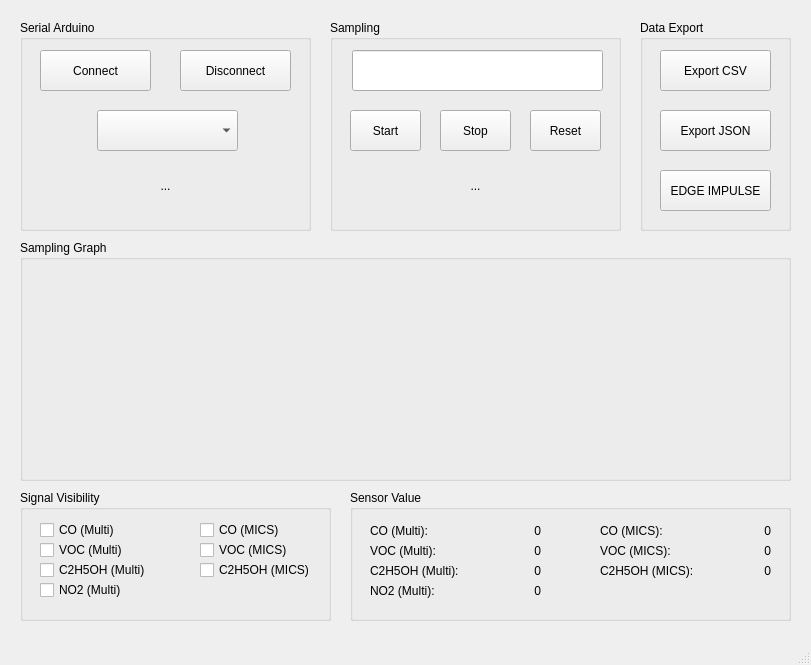
<?xml version="1.0" encoding="UTF-8"?>
<ui version="4.0">
 <class>MainWindow</class>
 <widget class="QMainWindow" name="MainWindow">
  <property name="geometry">
   <rect>
    <x>0</x>
    <y>0</y>
    <width>811</width>
    <height>665</height>
   </rect>
  </property>
  <property name="windowTitle">
   <string>MainWindow</string>
  </property>
  <widget class="QWidget" name="centralwidget">
   <widget class="QGroupBox" name="groupBox">
    <property name="geometry">
     <rect>
      <x>20</x>
      <y>20</y>
      <width>291</width>
      <height>211</height>
     </rect>
    </property>
    <property name="title">
     <string>Serial Arduino</string>
    </property>
    <widget class="QPushButton" name="btnConnect">
     <property name="geometry">
      <rect>
       <x>20</x>
       <y>30</y>
       <width>111</width>
       <height>41</height>
      </rect>
     </property>
     <property name="text">
      <string>Connect</string>
     </property>
    </widget>
    <widget class="QPushButton" name="btnDisconnect">
     <property name="geometry">
      <rect>
       <x>160</x>
       <y>30</y>
       <width>111</width>
       <height>41</height>
      </rect>
     </property>
     <property name="text">
      <string>Disconnect</string>
     </property>
    </widget>
    <widget class="QLabel" name="lblStatusSerial">
     <property name="geometry">
      <rect>
       <x>20</x>
       <y>150</y>
       <width>251</width>
       <height>31</height>
      </rect>
     </property>
     <property name="text">
      <string>...</string>
     </property>
     <property name="alignment">
      <set>Qt::AlignCenter</set>
     </property>
    </widget>
    <widget class="QComboBox" name="comboBoxPort">
     <property name="geometry">
      <rect>
       <x>77</x>
       <y>90</y>
       <width>141</width>
       <height>41</height>
      </rect>
     </property>
    </widget>
   </widget>
   <widget class="QGroupBox" name="groupBox_2">
    <property name="geometry">
     <rect>
      <x>330</x>
      <y>20</y>
      <width>291</width>
      <height>211</height>
     </rect>
    </property>
    <property name="title">
     <string>Sampling</string>
    </property>
    <widget class="QPushButton" name="btnStart">
     <property name="geometry">
      <rect>
       <x>20</x>
       <y>90</y>
       <width>71</width>
       <height>41</height>
      </rect>
     </property>
     <property name="text">
      <string>Start</string>
     </property>
    </widget>
    <widget class="QPushButton" name="btnStop">
     <property name="geometry">
      <rect>
       <x>110</x>
       <y>90</y>
       <width>71</width>
       <height>41</height>
      </rect>
     </property>
     <property name="text">
      <string>Stop</string>
     </property>
    </widget>
    <widget class="QLabel" name="lblStatusSampling">
     <property name="geometry">
      <rect>
       <x>20</x>
       <y>150</y>
       <width>251</width>
       <height>31</height>
      </rect>
     </property>
     <property name="text">
      <string>...</string>
     </property>
     <property name="alignment">
      <set>Qt::AlignCenter</set>
     </property>
    </widget>
    <widget class="QLineEdit" name="sampleName">
     <property name="geometry">
      <rect>
       <x>22</x>
       <y>30</y>
       <width>251</width>
       <height>41</height>
      </rect>
     </property>
     <property name="text">
      <string/>
     </property>
    </widget>
    <widget class="QPushButton" name="btnReset">
     <property name="geometry">
      <rect>
       <x>200</x>
       <y>90</y>
       <width>71</width>
       <height>41</height>
      </rect>
     </property>
     <property name="text">
      <string>Reset</string>
     </property>
    </widget>
   </widget>
   <widget class="QGroupBox" name="groupBox_3">
    <property name="geometry">
     <rect>
      <x>640</x>
      <y>20</y>
      <width>151</width>
      <height>211</height>
     </rect>
    </property>
    <property name="title">
     <string>Data Export</string>
    </property>
    <widget class="QPushButton" name="btnExportCSV">
     <property name="geometry">
      <rect>
       <x>20</x>
       <y>30</y>
       <width>111</width>
       <height>41</height>
      </rect>
     </property>
     <property name="text">
      <string>Export CSV</string>
     </property>
    </widget>
    <widget class="QPushButton" name="btnExportJSON">
     <property name="geometry">
      <rect>
       <x>20</x>
       <y>90</y>
       <width>111</width>
       <height>41</height>
      </rect>
     </property>
     <property name="text">
      <string>Export JSON</string>
     </property>
    </widget>
    <widget class="QPushButton" name="btnExportEI">
     <property name="geometry">
      <rect>
       <x>20</x>
       <y>150</y>
       <width>111</width>
       <height>41</height>
      </rect>
     </property>
     <property name="text">
      <string>EDGE IMPULSE</string>
     </property>
    </widget>
   </widget>
   <widget class="QGroupBox" name="groupBox_4">
    <property name="geometry">
     <rect>
      <x>20</x>
      <y>240</y>
      <width>771</width>
      <height>241</height>
     </rect>
    </property>
    <property name="title">
     <string>Sampling Graph</string>
    </property>
    <widget class="PlotWidget" name="plotWidget" native="true">
     <property name="geometry">
      <rect>
       <x>10</x>
       <y>20</y>
       <width>751</width>
       <height>211</height>
      </rect>
     </property>
    </widget>
   </widget>
   <widget class="QGroupBox" name="groupBox_5">
    <property name="geometry">
     <rect>
      <x>20</x>
      <y>490</y>
      <width>311</width>
      <height>131</height>
     </rect>
    </property>
    <property name="title">
     <string>Signal Visibility</string>
    </property>
    <widget class="QCheckBox" name="checkBox_9">
     <property name="geometry">
      <rect>
       <x>20</x>
       <y>70</y>
       <width>111</width>
       <height>20</height>
      </rect>
     </property>
     <property name="text">
      <string>C2H5OH (Multi)</string>
     </property>
    </widget>
    <widget class="QCheckBox" name="checkBox_8">
     <property name="geometry">
      <rect>
       <x>20</x>
       <y>50</y>
       <width>91</width>
       <height>20</height>
      </rect>
     </property>
     <property name="text">
      <string>VOC (Multi)</string>
     </property>
    </widget>
    <widget class="QCheckBox" name="checkBox_7">
     <property name="geometry">
      <rect>
       <x>20</x>
       <y>90</y>
       <width>91</width>
       <height>20</height>
      </rect>
     </property>
     <property name="text">
      <string>NO2 (Multi)</string>
     </property>
    </widget>
    <widget class="QCheckBox" name="checkBox_6">
     <property name="geometry">
      <rect>
       <x>20</x>
       <y>30</y>
       <width>81</width>
       <height>20</height>
      </rect>
     </property>
     <property name="text">
      <string>CO (Multi)</string>
     </property>
    </widget>
    <widget class="QCheckBox" name="checkBox">
     <property name="geometry">
      <rect>
       <x>180</x>
       <y>30</y>
       <width>81</width>
       <height>20</height>
      </rect>
     </property>
     <property name="text">
      <string>CO (MICS)</string>
     </property>
    </widget>
    <widget class="QCheckBox" name="checkBox_2">
     <property name="geometry">
      <rect>
       <x>180</x>
       <y>50</y>
       <width>91</width>
       <height>20</height>
      </rect>
     </property>
     <property name="text">
      <string>VOC (MICS)</string>
     </property>
    </widget>
    <widget class="QCheckBox" name="checkBox_3">
     <property name="geometry">
      <rect>
       <x>180</x>
       <y>70</y>
       <width>111</width>
       <height>20</height>
      </rect>
     </property>
     <property name="text">
      <string>C2H5OH (MICS)</string>
     </property>
    </widget>
   </widget>
   <widget class="QGroupBox" name="groupBox_6">
    <property name="geometry">
     <rect>
      <x>350</x>
      <y>490</y>
      <width>441</width>
      <height>131</height>
     </rect>
    </property>
    <property name="title">
     <string>Sensor Value</string>
    </property>
    <widget class="QWidget" name="verticalLayoutWidget">
     <property name="geometry">
      <rect>
       <x>250</x>
       <y>30</y>
       <width>71</width>
       <height>21</height>
      </rect>
     </property>
     <layout class="QVBoxLayout" name="verticalLayout">
      <item>
       <widget class="QLabel" name="CO_mics">
        <property name="text">
         <string>CO (MICS):</string>
        </property>
       </widget>
      </item>
     </layout>
    </widget>
    <widget class="QWidget" name="verticalLayoutWidget_2">
     <property name="geometry">
      <rect>
       <x>360</x>
       <y>30</y>
       <width>61</width>
       <height>21</height>
      </rect>
     </property>
     <layout class="QVBoxLayout" name="verticalLayout_2">
      <item>
       <widget class="QLabel" name="Value_CO_mics">
        <property name="text">
         <string>0</string>
        </property>
        <property name="alignment">
         <set>Qt::AlignRight|Qt::AlignTrailing|Qt::AlignVCenter</set>
        </property>
       </widget>
      </item>
     </layout>
    </widget>
    <widget class="QWidget" name="verticalLayoutWidget_3">
     <property name="geometry">
      <rect>
       <x>250</x>
       <y>50</y>
       <width>91</width>
       <height>21</height>
      </rect>
     </property>
     <layout class="QVBoxLayout" name="verticalLayout_3">
      <item>
       <widget class="QLabel" name="VOC_mics">
        <property name="text">
         <string>VOC (MICS):</string>
        </property>
       </widget>
      </item>
     </layout>
    </widget>
    <widget class="QWidget" name="verticalLayoutWidget_4">
     <property name="geometry">
      <rect>
       <x>250</x>
       <y>70</y>
       <width>101</width>
       <height>21</height>
      </rect>
     </property>
     <layout class="QVBoxLayout" name="verticalLayout_4">
      <item>
       <widget class="QLabel" name="C2H5OH_mics">
        <property name="text">
         <string>C2H5OH (MICS):</string>
        </property>
       </widget>
      </item>
     </layout>
    </widget>
    <widget class="QWidget" name="verticalLayoutWidget_5">
     <property name="geometry">
      <rect>
       <x>360</x>
       <y>50</y>
       <width>61</width>
       <height>21</height>
      </rect>
     </property>
     <layout class="QVBoxLayout" name="verticalLayout_5">
      <item>
       <widget class="QLabel" name="Value_VOC_mics">
        <property name="text">
         <string>0</string>
        </property>
        <property name="alignment">
         <set>Qt::AlignRight|Qt::AlignTrailing|Qt::AlignVCenter</set>
        </property>
       </widget>
      </item>
     </layout>
    </widget>
    <widget class="QWidget" name="verticalLayoutWidget_6">
     <property name="geometry">
      <rect>
       <x>360</x>
       <y>70</y>
       <width>61</width>
       <height>21</height>
      </rect>
     </property>
     <layout class="QVBoxLayout" name="verticalLayout_6">
      <item>
       <widget class="QLabel" name="Value_C2H5OH_mics">
        <property name="text">
         <string>0</string>
        </property>
        <property name="alignment">
         <set>Qt::AlignRight|Qt::AlignTrailing|Qt::AlignVCenter</set>
        </property>
       </widget>
      </item>
     </layout>
    </widget>
    <widget class="QWidget" name="verticalLayoutWidget_8">
     <property name="geometry">
      <rect>
       <x>20</x>
       <y>30</y>
       <width>71</width>
       <height>21</height>
      </rect>
     </property>
     <layout class="QVBoxLayout" name="verticalLayout_8">
      <item>
       <widget class="QLabel" name="CO_Multi">
        <property name="text">
         <string>CO (Multi):</string>
        </property>
       </widget>
      </item>
     </layout>
    </widget>
    <widget class="QWidget" name="verticalLayoutWidget_14">
     <property name="geometry">
      <rect>
       <x>130</x>
       <y>90</y>
       <width>61</width>
       <height>21</height>
      </rect>
     </property>
     <layout class="QVBoxLayout" name="verticalLayout_14">
      <item>
       <widget class="QLabel" name="Value_NO2_Multi">
        <property name="text">
         <string>0</string>
        </property>
        <property name="alignment">
         <set>Qt::AlignRight|Qt::AlignTrailing|Qt::AlignVCenter</set>
        </property>
       </widget>
      </item>
     </layout>
    </widget>
    <widget class="QWidget" name="verticalLayoutWidget_13">
     <property name="geometry">
      <rect>
       <x>20</x>
       <y>90</y>
       <width>81</width>
       <height>21</height>
      </rect>
     </property>
     <layout class="QVBoxLayout" name="verticalLayout_13">
      <item>
       <widget class="QLabel" name="NO2_Multi">
        <property name="text">
         <string>NO2 (Multi):</string>
        </property>
       </widget>
      </item>
     </layout>
    </widget>
    <widget class="QWidget" name="verticalLayoutWidget_12">
     <property name="geometry">
      <rect>
       <x>130</x>
       <y>70</y>
       <width>61</width>
       <height>21</height>
      </rect>
     </property>
     <layout class="QVBoxLayout" name="verticalLayout_12">
      <item>
       <widget class="QLabel" name="Value_C2H5OH_Multi">
        <property name="text">
         <string>0</string>
        </property>
        <property name="alignment">
         <set>Qt::AlignRight|Qt::AlignTrailing|Qt::AlignVCenter</set>
        </property>
       </widget>
      </item>
     </layout>
    </widget>
    <widget class="QWidget" name="verticalLayoutWidget_9">
     <property name="geometry">
      <rect>
       <x>20</x>
       <y>70</y>
       <width>101</width>
       <height>21</height>
      </rect>
     </property>
     <layout class="QVBoxLayout" name="verticalLayout_9">
      <item>
       <widget class="QLabel" name="C2H5OH_Multi">
        <property name="text">
         <string>C2H5OH (Multi):</string>
        </property>
       </widget>
      </item>
     </layout>
    </widget>
    <widget class="QWidget" name="verticalLayoutWidget_7">
     <property name="geometry">
      <rect>
       <x>20</x>
       <y>50</y>
       <width>91</width>
       <height>21</height>
      </rect>
     </property>
     <layout class="QVBoxLayout" name="verticalLayout_7">
      <item>
       <widget class="QLabel" name="VOC_Multi">
        <property name="text">
         <string>VOC (Multi):</string>
        </property>
       </widget>
      </item>
     </layout>
    </widget>
    <widget class="QWidget" name="verticalLayoutWidget_10">
     <property name="geometry">
      <rect>
       <x>130</x>
       <y>30</y>
       <width>61</width>
       <height>21</height>
      </rect>
     </property>
     <layout class="QVBoxLayout" name="verticalLayout_10">
      <item>
       <widget class="QLabel" name="Value_CO_Multi">
        <property name="text">
         <string>0</string>
        </property>
        <property name="alignment">
         <set>Qt::AlignRight|Qt::AlignTrailing|Qt::AlignVCenter</set>
        </property>
       </widget>
      </item>
     </layout>
    </widget>
    <widget class="QWidget" name="verticalLayoutWidget_11">
     <property name="geometry">
      <rect>
       <x>130</x>
       <y>50</y>
       <width>61</width>
       <height>21</height>
      </rect>
     </property>
     <layout class="QVBoxLayout" name="verticalLayout_11">
      <item>
       <widget class="QLabel" name="Value_VOC_Multi">
        <property name="text">
         <string>0</string>
        </property>
        <property name="alignment">
         <set>Qt::AlignRight|Qt::AlignTrailing|Qt::AlignVCenter</set>
        </property>
       </widget>
      </item>
     </layout>
    </widget>
   </widget>
  </widget>
  <widget class="QMenuBar" name="menubar">
   <property name="geometry">
    <rect>
     <x>0</x>
     <y>0</y>
     <width>811</width>
     <height>22</height>
    </rect>
   </property>
  </widget>
  <widget class="QStatusBar" name="statusbar"/>
 </widget>
 <customwidgets>
  <customwidget>
   <class>PlotWidget</class>
   <extends>QWidget</extends>
   <header>pyqtgraph</header>
   <container>1</container>
  </customwidget>
 </customwidgets>
 <resources/>
 <connections/>
</ui>
